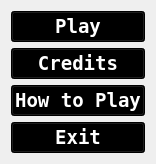
   <widget class="QWidget" name="layoutWidget">
    <property name="geometry">
     <rect>
      <x>900</x>
      <y>570</y>
      <width>131</width>
      <height>143</height>
     </rect>
    </property>
    <layout class="QVBoxLayout" name="mainScreen">
     <item>
      <widget class="QPushButton" name="playButton">
       <property name="palette">
        <palette>
         <active>
          <colorrole role="WindowText">
           <brush brushstyle="SolidPattern">
            <color alpha="255">
             <red>255</red>
             <green>255</green>
             <blue>255</blue>
            </color>
           </brush>
          </colorrole>
          <colorrole role="Button">
           <brush brushstyle="SolidPattern">
            <color alpha="255">
             <red>0</red>
             <green>0</green>
             <blue>0</blue>
            </color>
           </brush>
          </colorrole>
          <colorrole role="Text">
           <brush brushstyle="SolidPattern">
            <color alpha="255">
             <red>255</red>
             <green>255</green>
             <blue>255</blue>
            </color>
           </brush>
          </colorrole>
          <colorrole role="ButtonText">
           <brush brushstyle="SolidPattern">
            <color alpha="255">
             <red>255</red>
             <green>255</green>
             <blue>255</blue>
            </color>
           </brush>
          </colorrole>
          <colorrole role="Base">
           <brush brushstyle="SolidPattern">
            <color alpha="255">
             <red>0</red>
             <green>0</green>
             <blue>0</blue>
            </color>
           </brush>
          </colorrole>
          <colorrole role="Window">
           <brush brushstyle="SolidPattern">
            <color alpha="255">
             <red>0</red>
             <green>0</green>
             <blue>0</blue>
            </color>
           </brush>
          </colorrole>
          <colorrole role="Shadow">
           <brush brushstyle="SolidPattern">
            <color alpha="255">
             <red>33</red>
             <green>33</green>
             <blue>33</blue>
            </color>
           </brush>
          </colorrole>
          <colorrole role="PlaceholderText">
           <brush brushstyle="NoBrush">
            <color alpha="128">
             <red>255</red>
             <green>255</green>
             <blue>255</blue>
            </color>
           </brush>
          </colorrole>
         </active>
         <inactive>
          <colorrole role="WindowText">
           <brush brushstyle="SolidPattern">
            <color alpha="255">
             <red>255</red>
             <green>255</green>
             <blue>255</blue>
            </color>
           </brush>
          </colorrole>
          <colorrole role="Button">
           <brush brushstyle="SolidPattern">
            <color alpha="255">
             <red>0</red>
             <green>0</green>
             <blue>0</blue>
            </color>
           </brush>
          </colorrole>
          <colorrole role="Text">
           <brush brushstyle="SolidPattern">
            <color alpha="255">
             <red>255</red>
             <green>255</green>
             <blue>255</blue>
            </color>
           </brush>
          </colorrole>
          <colorrole role="ButtonText">
           <brush brushstyle="SolidPattern">
            <color alpha="255">
             <red>255</red>
             <green>255</green>
             <blue>255</blue>
            </color>
           </brush>
          </colorrole>
          <colorrole role="Base">
           <brush brushstyle="SolidPattern">
            <color alpha="255">
             <red>0</red>
             <green>0</green>
             <blue>0</blue>
            </color>
           </brush>
          </colorrole>
          <colorrole role="Window">
           <brush brushstyle="SolidPattern">
            <color alpha="255">
             <red>0</red>
             <green>0</green>
             <blue>0</blue>
            </color>
           </brush>
          </colorrole>
          <colorrole role="Shadow">
           <brush brushstyle="SolidPattern">
            <color alpha="255">
             <red>33</red>
             <green>33</green>
             <blue>33</blue>
            </color>
           </brush>
          </colorrole>
          <colorrole role="PlaceholderText">
           <brush brushstyle="NoBrush">
            <color alpha="128">
             <red>255</red>
             <green>255</green>
             <blue>255</blue>
            </color>
           </brush>
          </colorrole>
         </inactive>
         <disabled>
          <colorrole role="WindowText">
           <brush brushstyle="SolidPattern">
            <color alpha="255">
             <red>255</red>
             <green>255</green>
             <blue>255</blue>
            </color>
           </brush>
          </colorrole>
          <colorrole role="Button">
           <brush brushstyle="SolidPattern">
            <color alpha="255">
             <red>0</red>
             <green>0</green>
             <blue>0</blue>
            </color>
           </brush>
          </colorrole>
          <colorrole role="Text">
           <brush brushstyle="SolidPattern">
            <color alpha="255">
             <red>255</red>
             <green>255</green>
             <blue>255</blue>
            </color>
           </brush>
          </colorrole>
          <colorrole role="ButtonText">
           <brush brushstyle="SolidPattern">
            <color alpha="255">
             <red>255</red>
             <green>255</green>
             <blue>255</blue>
            </color>
           </brush>
          </colorrole>
          <colorrole role="Base">
           <brush brushstyle="SolidPattern">
            <color alpha="255">
             <red>0</red>
             <green>0</green>
             <blue>0</blue>
            </color>
           </brush>
          </colorrole>
          <colorrole role="Window">
           <brush brushstyle="SolidPattern">
            <color alpha="255">
             <red>0</red>
             <green>0</green>
             <blue>0</blue>
            </color>
           </brush>
          </colorrole>
          <colorrole role="Shadow">
           <brush brushstyle="SolidPattern">
            <color alpha="255">
             <red>33</red>
             <green>33</green>
             <blue>33</blue>
            </color>
           </brush>
          </colorrole>
          <colorrole role="PlaceholderText">
           <brush brushstyle="NoBrush">
            <color alpha="128">
             <red>255</red>
             <green>255</green>
             <blue>255</blue>
            </color>
           </brush>
          </colorrole>
         </disabled>
        </palette>
       </property>
       <property name="font">
        <font>
         <family>Terminal</family>
         <pointsize>14</pointsize>
         <weight>75</weight>
         <bold>true</bold>
        </font>
       </property>
       <property name="styleSheet">
        <string notr="true">background-color: rgb(0, 0, 0);
color: rgb(255, 255, 255);</string>
       </property>
       <property name="text">
        <string>Play</string>
       </property>
      </widget>
     </item>
     <item>
      <widget class="QPushButton" name="creditsButton">
       <property name="palette">
        <palette>
         <active>
          <colorrole role="WindowText">
           <brush brushstyle="SolidPattern">
            <color alpha="255">
             <red>255</red>
             <green>255</green>
             <blue>255</blue>
            </color>
           </brush>
          </colorrole>
          <colorrole role="Button">
           <brush brushstyle="SolidPattern">
            <color alpha="255">
             <red>0</red>
             <green>0</green>
             <blue>0</blue>
            </color>
           </brush>
          </colorrole>
          <colorrole role="Text">
           <brush brushstyle="SolidPattern">
            <color alpha="255">
             <red>255</red>
             <green>255</green>
             <blue>255</blue>
            </color>
           </brush>
          </colorrole>
          <colorrole role="ButtonText">
           <brush brushstyle="SolidPattern">
            <color alpha="255">
             <red>255</red>
             <green>255</green>
             <blue>255</blue>
            </color>
           </brush>
          </colorrole>
          <colorrole role="Base">
           <brush brushstyle="SolidPattern">
            <color alpha="255">
             <red>0</red>
             <green>0</green>
             <blue>0</blue>
            </color>
           </brush>
          </colorrole>
          <colorrole role="Window">
           <brush brushstyle="SolidPattern">
            <color alpha="255">
             <red>0</red>
             <green>0</green>
             <blue>0</blue>
            </color>
           </brush>
          </colorrole>
          <colorrole role="Shadow">
           <brush brushstyle="SolidPattern">
            <color alpha="255">
             <red>33</red>
             <green>33</green>
             <blue>33</blue>
            </color>
           </brush>
          </colorrole>
          <colorrole role="PlaceholderText">
           <brush brushstyle="NoBrush">
            <color alpha="128">
             <red>255</red>
             <green>255</green>
             <blue>255</blue>
            </color>
           </brush>
          </colorrole>
         </active>
         <inactive>
          <colorrole role="WindowText">
           <brush brushstyle="SolidPattern">
            <color alpha="255">
             <red>255</red>
             <green>255</green>
             <blue>255</blue>
            </color>
           </brush>
          </colorrole>
          <colorrole role="Button">
           <brush brushstyle="SolidPattern">
            <color alpha="255">
             <red>0</red>
             <green>0</green>
             <blue>0</blue>
            </color>
           </brush>
          </colorrole>
          <colorrole role="Text">
           <brush brushstyle="SolidPattern">
            <color alpha="255">
             <red>255</red>
             <green>255</green>
             <blue>255</blue>
            </color>
           </brush>
          </colorrole>
          <colorrole role="ButtonText">
           <brush brushstyle="SolidPattern">
            <color alpha="255">
             <red>255</red>
             <green>255</green>
             <blue>255</blue>
            </color>
           </brush>
          </colorrole>
          <colorrole role="Base">
           <brush brushstyle="SolidPattern">
            <color alpha="255">
             <red>0</red>
             <green>0</green>
             <blue>0</blue>
            </color>
           </brush>
          </colorrole>
          <colorrole role="Window">
           <brush brushstyle="SolidPattern">
            <color alpha="255">
             <red>0</red>
             <green>0</green>
             <blue>0</blue>
            </color>
           </brush>
          </colorrole>
          <colorrole role="Shadow">
           <brush brushstyle="SolidPattern">
            <color alpha="255">
             <red>33</red>
             <green>33</green>
             <blue>33</blue>
            </color>
           </brush>
          </colorrole>
          <colorrole role="PlaceholderText">
           <brush brushstyle="NoBrush">
            <color alpha="128">
             <red>255</red>
             <green>255</green>
             <blue>255</blue>
            </color>
           </brush>
          </colorrole>
         </inactive>
         <disabled>
          <colorrole role="WindowText">
           <brush brushstyle="SolidPattern">
            <color alpha="255">
             <red>255</red>
             <green>255</green>
             <blue>255</blue>
            </color>
           </brush>
          </colorrole>
          <colorrole role="Button">
           <brush brushstyle="SolidPattern">
            <color alpha="255">
             <red>0</red>
             <green>0</green>
             <blue>0</blue>
            </color>
           </brush>
          </colorrole>
          <colorrole role="Text">
           <brush brushstyle="SolidPattern">
            <color alpha="255">
             <red>255</red>
             <green>255</green>
             <blue>255</blue>
            </color>
           </brush>
          </colorrole>
          <colorrole role="ButtonText">
           <brush brushstyle="SolidPattern">
            <color alpha="255">
             <red>255</red>
             <green>255</green>
             <blue>255</blue>
            </color>
           </brush>
          </colorrole>
          <colorrole role="Base">
           <brush brushstyle="SolidPattern">
            <color alpha="255">
             <red>0</red>
             <green>0</green>
             <blue>0</blue>
            </color>
           </brush>
          </colorrole>
          <colorrole role="Window">
           <brush brushstyle="SolidPattern">
            <color alpha="255">
             <red>0</red>
             <green>0</green>
             <blue>0</blue>
            </color>
           </brush>
          </colorrole>
          <colorrole role="Shadow">
           <brush brushstyle="SolidPattern">
            <color alpha="255">
             <red>33</red>
             <green>33</green>
             <blue>33</blue>
            </color>
           </brush>
          </colorrole>
          <colorrole role="PlaceholderText">
           <brush brushstyle="NoBrush">
            <color alpha="128">
             <red>255</red>
             <green>255</green>
             <blue>255</blue>
            </color>
           </brush>
          </colorrole>
         </disabled>
        </palette>
       </property>
       <property name="font">
        <font>
         <family>Terminal</family>
         <pointsize>14</pointsize>
         <weight>75</weight>
         <bold>true</bold>
        </font>
       </property>
       <property name="styleSheet">
        <string notr="true">background-color: rgb(0, 0, 0);
color: rgb(255, 255, 255);</string>
       </property>
       <property name="text">
        <string>Credits</string>
       </property>
      </widget>
     </item>
     <item>
      <widget class="QPushButton" name="howtoplayButton">
       <property name="palette">
        <palette>
         <active>
          <colorrole role="WindowText">
           <brush brushstyle="SolidPattern">
            <color alpha="255">
             <red>255</red>
             <green>255</green>
             <blue>255</blue>
            </color>
           </brush>
          </colorrole>
          <colorrole role="Button">
           <brush brushstyle="SolidPattern">
            <color alpha="255">
             <red>0</red>
             <green>0</green>
             <blue>0</blue>
            </color>
           </brush>
          </colorrole>
          <colorrole role="Text">
           <brush brushstyle="SolidPattern">
            <color alpha="255">
             <red>255</red>
             <green>255</green>
             <blue>255</blue>
            </color>
           </brush>
          </colorrole>
          <colorrole role="ButtonText">
           <brush brushstyle="SolidPattern">
            <color alpha="255">
             <red>255</red>
             <green>255</green>
             <blue>255</blue>
            </color>
           </brush>
          </colorrole>
          <colorrole role="Base">
           <brush brushstyle="SolidPattern">
            <color alpha="255">
             <red>0</red>
             <green>0</green>
             <blue>0</blue>
            </color>
           </brush>
          </colorrole>
          <colorrole role="Window">
           <brush brushstyle="SolidPattern">
            <color alpha="255">
             <red>0</red>
             <green>0</green>
             <blue>0</blue>
            </color>
           </brush>
          </colorrole>
          <colorrole role="Shadow">
           <brush brushstyle="SolidPattern">
            <color alpha="255">
             <red>33</red>
             <green>33</green>
             <blue>33</blue>
            </color>
           </brush>
          </colorrole>
          <colorrole role="PlaceholderText">
           <brush brushstyle="NoBrush">
            <color alpha="128">
             <red>255</red>
             <green>255</green>
             <blue>255</blue>
            </color>
           </brush>
          </colorrole>
         </active>
         <inactive>
          <colorrole role="WindowText">
           <brush brushstyle="SolidPattern">
            <color alpha="255">
             <red>255</red>
             <green>255</green>
             <blue>255</blue>
            </color>
           </brush>
          </colorrole>
          <colorrole role="Button">
           <brush brushstyle="SolidPattern">
            <color alpha="255">
             <red>0</red>
             <green>0</green>
             <blue>0</blue>
            </color>
           </brush>
          </colorrole>
          <colorrole role="Text">
           <brush brushstyle="SolidPattern">
            <color alpha="255">
             <red>255</red>
             <green>255</green>
             <blue>255</blue>
            </color>
           </brush>
          </colorrole>
          <colorrole role="ButtonText">
           <brush brushstyle="SolidPattern">
            <color alpha="255">
             <red>255</red>
             <green>255</green>
             <blue>255</blue>
            </color>
           </brush>
          </colorrole>
          <colorrole role="Base">
           <brush brushstyle="SolidPattern">
            <color alpha="255">
             <red>0</red>
             <green>0</green>
             <blue>0</blue>
            </color>
           </brush>
          </colorrole>
          <colorrole role="Window">
           <brush brushstyle="SolidPattern">
            <color alpha="255">
             <red>0</red>
             <green>0</green>
             <blue>0</blue>
            </color>
           </brush>
          </colorrole>
          <colorrole role="Shadow">
           <brush brushstyle="SolidPattern">
            <color alpha="255">
             <red>33</red>
             <green>33</green>
             <blue>33</blue>
            </color>
           </brush>
          </colorrole>
          <colorrole role="PlaceholderText">
           <brush brushstyle="NoBrush">
            <color alpha="128">
             <red>255</red>
             <green>255</green>
             <blue>255</blue>
            </color>
           </brush>
          </colorrole>
         </inactive>
         <disabled>
          <colorrole role="WindowText">
           <brush brushstyle="SolidPattern">
            <color alpha="255">
             <red>255</red>
             <green>255</green>
             <blue>255</blue>
            </color>
           </brush>
          </colorrole>
          <colorrole role="Button">
           <brush brushstyle="SolidPattern">
            <color alpha="255">
             <red>0</red>
             <green>0</green>
             <blue>0</blue>
            </color>
           </brush>
          </colorrole>
          <colorrole role="Text">
           <brush brushstyle="SolidPattern">
            <color alpha="255">
             <red>255</red>
             <green>255</green>
             <blue>255</blue>
            </color>
           </brush>
          </colorrole>
          <colorrole role="ButtonText">
           <brush brushstyle="SolidPattern">
            <color alpha="255">
             <red>255</red>
             <green>255</green>
             <blue>255</blue>
            </color>
           </brush>
          </colorrole>
          <colorrole role="Base">
           <brush brushstyle="SolidPattern">
            <color alpha="255">
             <red>0</red>
             <green>0</green>
             <blue>0</blue>
            </color>
           </brush>
          </colorrole>
          <colorrole role="Window">
           <brush brushstyle="SolidPattern">
            <color alpha="255">
             <red>0</red>
             <green>0</green>
             <blue>0</blue>
            </color>
           </brush>
          </colorrole>
          <colorrole role="Shadow">
           <brush brushstyle="SolidPattern">
            <color alpha="255">
             <red>33</red>
             <green>33</green>
             <blue>33</blue>
            </color>
           </brush>
          </colorrole>
          <colorrole role="PlaceholderText">
           <brush brushstyle="NoBrush">
            <color alpha="128">
             <red>255</red>
             <green>255</green>
             <blue>255</blue>
            </color>
           </brush>
          </colorrole>
         </disabled>
        </palette>
       </property>
       <property name="font">
        <font>
         <family>Terminal</family>
         <pointsize>14</pointsize>
         <weight>75</weight>
         <bold>true</bold>
        </font>
       </property>
       <property name="styleSheet">
        <string notr="true">background-color: rgb(0, 0, 0);
color: rgb(255, 255, 255);</string>
       </property>
       <property name="text">
        <string>How to Play</string>
       </property>
      </widget>
     </item>
     <item>
      <widget class="QPushButton" name="exitButton">
       <property name="palette">
        <palette>
         <active>
          <colorrole role="WindowText">
           <brush brushstyle="SolidPattern">
            <color alpha="255">
             <red>255</red>
             <green>255</green>
             <blue>255</blue>
            </color>
           </brush>
          </colorrole>
          <colorrole role="Button">
           <brush brushstyle="SolidPattern">
            <color alpha="255">
             <red>0</red>
             <green>0</green>
             <blue>0</blue>
            </color>
           </brush>
          </colorrole>
          <colorrole role="Text">
           <brush brushstyle="SolidPattern">
            <color alpha="255">
             <red>255</red>
             <green>255</green>
             <blue>255</blue>
            </color>
           </brush>
          </colorrole>
          <colorrole role="ButtonText">
           <brush brushstyle="SolidPattern">
            <color alpha="255">
             <red>255</red>
             <green>255</green>
             <blue>255</blue>
            </color>
           </brush>
          </colorrole>
          <colorrole role="Base">
           <brush brushstyle="SolidPattern">
            <color alpha="255">
             <red>0</red>
             <green>0</green>
             <blue>0</blue>
            </color>
           </brush>
          </colorrole>
          <colorrole role="Window">
           <brush brushstyle="SolidPattern">
            <color alpha="255">
             <red>0</red>
             <green>0</green>
             <blue>0</blue>
            </color>
           </brush>
          </colorrole>
          <colorrole role="Shadow">
           <brush brushstyle="SolidPattern">
            <color alpha="255">
             <red>33</red>
             <green>33</green>
             <blue>33</blue>
            </color>
           </brush>
          </colorrole>
          <colorrole role="PlaceholderText">
           <brush brushstyle="NoBrush">
            <color alpha="128">
             <red>255</red>
             <green>255</green>
             <blue>255</blue>
            </color>
           </brush>
          </colorrole>
         </active>
         <inactive>
          <colorrole role="WindowText">
           <brush brushstyle="SolidPattern">
            <color alpha="255">
             <red>255</red>
             <green>255</green>
             <blue>255</blue>
            </color>
           </brush>
          </colorrole>
          <colorrole role="Button">
           <brush brushstyle="SolidPattern">
            <color alpha="255">
             <red>0</red>
             <green>0</green>
             <blue>0</blue>
            </color>
           </brush>
          </colorrole>
          <colorrole role="Text">
           <brush brushstyle="SolidPattern">
            <color alpha="255">
             <red>255</red>
             <green>255</green>
             <blue>255</blue>
            </color>
           </brush>
          </colorrole>
          <colorrole role="ButtonText">
           <brush brushstyle="SolidPattern">
            <color alpha="255">
             <red>255</red>
             <green>255</green>
             <blue>255</blue>
            </color>
           </brush>
          </colorrole>
          <colorrole role="Base">
           <brush brushstyle="SolidPattern">
            <color alpha="255">
             <red>0</red>
             <green>0</green>
             <blue>0</blue>
            </color>
           </brush>
          </colorrole>
          <colorrole role="Window">
           <brush brushstyle="SolidPattern">
            <color alpha="255">
             <red>0</red>
             <green>0</green>
             <blue>0</blue>
            </color>
           </brush>
          </colorrole>
          <colorrole role="Shadow">
           <brush brushstyle="SolidPattern">
            <color alpha="255">
             <red>33</red>
             <green>33</green>
             <blue>33</blue>
            </color>
           </brush>
          </colorrole>
          <colorrole role="PlaceholderText">
           <brush brushstyle="NoBrush">
            <color alpha="128">
             <red>255</red>
             <green>255</green>
             <blue>255</blue>
            </color>
           </brush>
          </colorrole>
         </inactive>
         <disabled>
          <colorrole role="WindowText">
           <brush brushstyle="SolidPattern">
            <color alpha="255">
             <red>255</red>
             <green>255</green>
             <blue>255</blue>
            </color>
           </brush>
          </colorrole>
          <colorrole role="Button">
           <brush brushstyle="SolidPattern">
            <color alpha="255">
             <red>0</red>
             <green>0</green>
             <blue>0</blue>
            </color>
           </brush>
          </colorrole>
          <colorrole role="Text">
           <brush brushstyle="SolidPattern">
            <color alpha="255">
             <red>255</red>
             <green>255</green>
             <blue>255</blue>
            </color>
           </brush>
          </colorrole>
          <colorrole role="ButtonText">
           <brush brushstyle="SolidPattern">
            <color alpha="255">
             <red>255</red>
             <green>255</green>
             <blue>255</blue>
            </color>
           </brush>
          </colorrole>
          <colorrole role="Base">
           <brush brushstyle="SolidPattern">
            <color alpha="255">
             <red>0</red>
             <green>0</green>
             <blue>0</blue>
            </color>
           </brush>
          </colorrole>
          <colorrole role="Window">
           <brush brushstyle="SolidPattern">
            <color alpha="255">
             <red>0</red>
             <green>0</green>
             <blue>0</blue>
            </color>
           </brush>
          </colorrole>
          <colorrole role="Shadow">
           <brush brushstyle="SolidPattern">
            <color alpha="255">
             <red>33</red>
             <green>33</green>
             <blue>33</blue>
            </color>
           </brush>
          </colorrole>
          <colorrole role="PlaceholderText">
           <brush brushstyle="NoBrush">
            <color alpha="128">
             <red>255</red>
             <green>255</green>
             <blue>255</blue>
            </color>
           </brush>
          </colorrole>
         </disabled>
        </palette>
       </property>
       <property name="font">
        <font>
         <family>Terminal</family>
         <pointsize>14</pointsize>
         <weight>75</weight>
         <bold>true</bold>
        </font>
       </property>
       <property name="styleSheet">
        <string notr="true">background-color: rgb(0, 0, 0);
color: rgb(255, 255, 255);</string>
       </property>
       <property name="text">
        <string>Exit</string>
       </property>
      </widget>
     </item>
    </layout>
   </widget>
